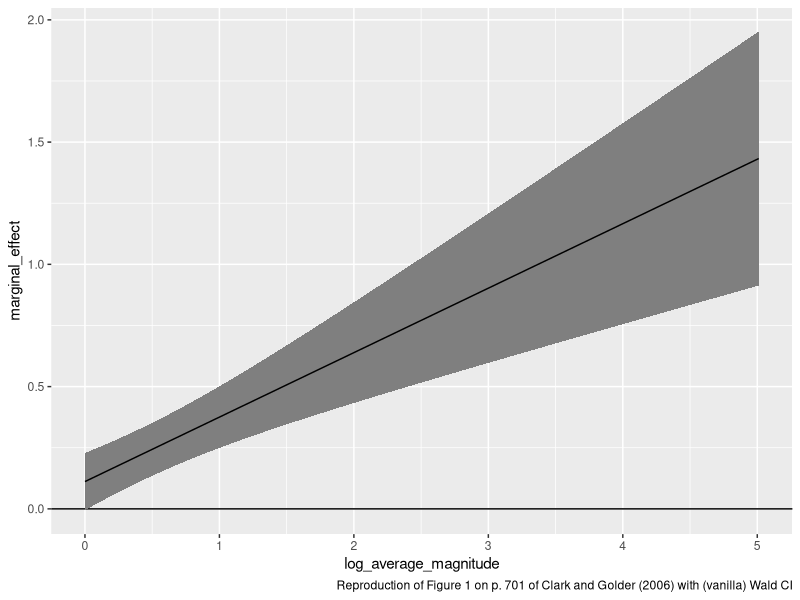
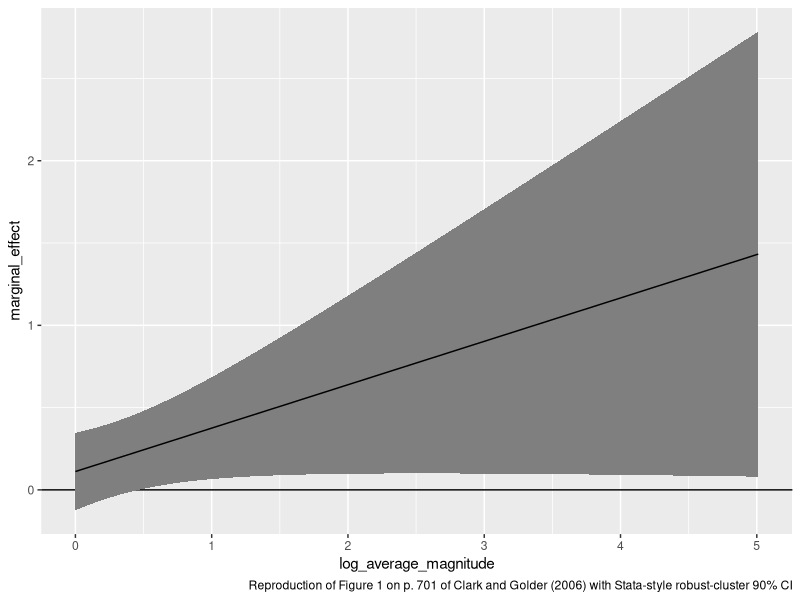
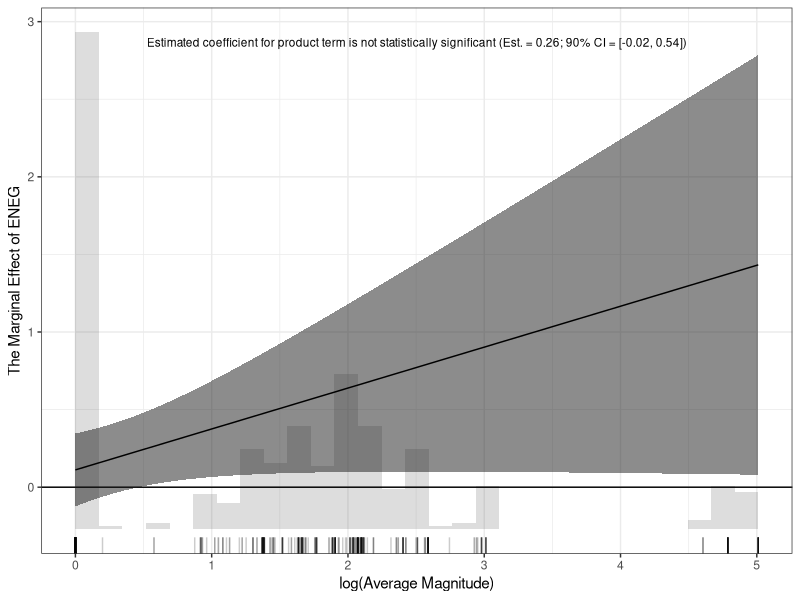
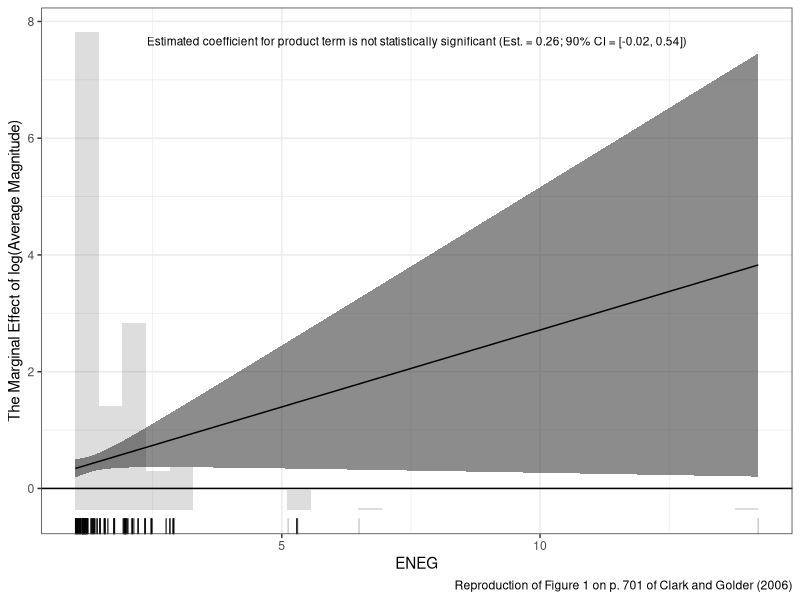

Generate these figures, in order, with R:
## ---- chunk 1
library(tidyverse)
## ---- chunk 2
# load data
cg <- read_csv("data/parties.csv") %>%
  filter(established_democracy == 1)  # keep only established democracies

# fit model; reproduces coefficients reported in Table 2, p. 698, 1946-2000 Established Democracys of Clark and Golder (2006)
fit <- lm(enep ~ eneg*log(average_magnitude) + eneg*upper_tier + en_pres*proximity, data = cg)

# extract estimates
beta_hat <- coef(fit)
sigma_hat <- vcov(fit)

# compute marginal effects and ses
z <- seq(min(log(cg$average_magnitude)), max(log(cg$average_magnitude)), length.out = 100)
me <- beta_hat["eneg"] + beta_hat["eneg:log(average_magnitude)"]*z
se <- sqrt(sigma_hat["eneg", "eneg"] + 
             (z^2)*sigma_hat["eneg:log(average_magnitude)", "eneg:log(average_magnitude)"] + 
             2*z*sigma_hat["eneg", "eneg:log(average_magnitude)"])

# put into tibble and plot
gg_data <- tibble(log_average_magnitude = z,
       marginal_effect = me, 
       se = se)
ggplot(gg_data, aes(x = log_average_magnitude,
                    y = marginal_effect,
                    ymin = marginal_effect - 1.64*se,
                    ymax = marginal_effect + 1.64*se)) + 
  geom_hline(yintercept = 0) + 
  geom_ribbon(fill = "grey50") + 
  geom_line() + 
  labs(caption = "Reproduction of Figure 1 on p. 701 of Clark and Golder (2006) with (vanilla) Wald CI")
## ---- chunk 3
# calculate cluster-robust standard errors Stata-style
M <- length(unique(cg$country))
N <- length(cg$country)
K <- fit$rank
dfc <- (M/(M - 1)) * ((N - 1)/(N - K))
uj <- apply(sandwich::estfun(fit), 2, function(x) tapply(x, cg$country, sum));
uj <- na.omit(uj)
sigma_hat <- dfc * sandwich::sandwich(fit, meat = crossprod(uj)/N)

# re-compute the standard errors of the marginal effect
se <- sqrt(sigma_hat["eneg", "eneg"] + 
             (z^2)*sigma_hat["eneg:log(average_magnitude)", "eneg:log(average_magnitude)"] + 
             2*z*sigma_hat["eneg", "eneg:log(average_magnitude)"])

# put into tibble and plot
gg_data <- tibble(log_average_magnitude = z,
       marginal_effect = me, 
       se = se)
ggplot(gg_data, aes(x = log_average_magnitude,
                    y = marginal_effect,
                    ymin = marginal_effect - 1.64*se,
                    ymax = marginal_effect + 1.64*se)) + 
  geom_hline(yintercept = 0) + 
  geom_ribbon(fill = "grey50") + 
  geom_line() + 
  labs(caption = "Reproduction of Figure 1 on p. 701 of Clark and Golder (2006) with Stata-style robust-cluster 90% CI")
## ---- chunk 4
# load data
cg <- read_csv("data/parties.csv") %>%
  filter(established_democracy == 1)  # keep only established democracies

# fit model; reproduces coefficients reported in Table 2, p. 698, 1946-2000 Established Democracys of Clark and Golder (2006)
fit <- lm(enep ~ eneg*log(average_magnitude) + eneg*upper_tier + en_pres*proximity, data = cg)

# extract coefficient estimates
beta_hat <- coef(fit)

# calculate cluster-robust standard errors Stata-style (rather than the vanilla vcov())
M <- length(unique(cg$country))
N <- length(cg$country)
K <- fit$rank
dfc <- (M/(M - 1)) * ((N - 1)/(N - K))
uj <- apply(sandwich::estfun(fit), 2, function(x) tapply(x, cg$country, sum));
uj <- na.omit(uj)
sigma_hat <- dfc * sandwich::sandwich(fit, meat = crossprod(uj)/N)

# compute marginal effects and ses
z <- seq(min(log(cg$average_magnitude)), max(log(cg$average_magnitude)), length.out = 100)
me <- beta_hat["eneg"] + beta_hat["eneg:log(average_magnitude)"]*z
se <- sqrt(sigma_hat["eneg", "eneg"] + 
             (z^2)*sigma_hat["eneg:log(average_magnitude)", "eneg:log(average_magnitude)"] + 
             2*z*sigma_hat["eneg", "eneg:log(average_magnitude)"])
gg_data <- tibble(log_average_magnitude = z,
       marginal_effect = me, 
       se = se)

# plot the marginal effects
gg0 <- ggplot(gg_data, aes(x = log_average_magnitude,
                    y = marginal_effect,
                    ymin = marginal_effect - 1.64*se,
                    ymax = marginal_effect + 1.64*se)) + 
  geom_hline(yintercept = 0) + 
  geom_ribbon(fill = "grey10", alpha = 0.5) + 
  geom_line() + 
  geom_rug(data = cg, aes(x = log(average_magnitude), 
                          y = NULL, ymin=NULL, ymax = NULL), 
           sides = "b", alpha = 0.2) + 
  labs(x = "log(Average Magnitude)",
       y = "The Marginal Effect of ENEG") + 
  theme_bw()

# now add the histogram; which is harder than I expected
# I used three steps
# 1. compute the bins and counts manually
# 2. grab the axis limits of the me plot
# 3. add the rectangles (rescaled appropriately) *underneath* the layers of the me plot

## first, compute the counts for each bin, manually 
x <- log(cg$average_magnitude)  # variable to histogram (makes code below easier to read)
n_breaks <- 30                  # number of breaks
breaks <- seq(from = min(x), 
              to = max(x), 
              length.out = n_breaks)
### a loop to compute the information for each bin (loop for correctness)
n_bins <- n_breaks - 1
lwr <- upr <- count <- numeric(n_bins)
for (i in 1:n_bins) {
  lwr[i] <- breaks[i]
  upr[i] <- breaks[i + 1]
  count[i] <- ifelse(i == 1, 
                  sum(x <= upr[i] & x >= lwr[i]),  # 1st bin is closed on both sides
                  sum(x <= upr[i] & x  > lwr[i]))  # subsequent bins are open on the left
}
gg_hist <- tibble(lwr, upr, count) %>%
  mutate(rescaled_count = count/max(count))  # rescale counts so that largest is one

## second, get the limits of the marginal effects plot
get_plot_limits <- function(plot) {
    gb = ggplot_build(plot)
    xmin = gb$layout$panel_params[[1]]$x.range[1]
    xmax = gb$layout$panel_params[[1]]$x.range[2]
    ymin = gb$layout$panel_params[[1]]$y.range[1]
    ymax = gb$layout$panel_params[[1]]$y.range[2]
    list(xmin = xmin, xmax = xmax, ymin = ymin, ymax = ymax)
}
lim0 <- get_plot_limits(gg0)


## third, nsert rectangles underneath current layers, rescaling bars to fit vertical axis

### a function to add a layer underneath
### ref: https://stackoverflow.com/questions/20249653/insert-layer-underneath-existing-layers-in-ggplot2-object
`-.gg` <- function(plot, layer) {
    if (missing(layer)) {
        stop("Cannot use `-.gg()` with a single argument. Did you accidentally put - on a new line?")
    }
    if (!is.ggplot(plot)) {
        stop('Need a plot on the left side')
    }
    plot$layers = c(layer, plot$layers)
    plot
}

### create an interaction term report to add to the top of the figure
est <- beta_hat["eneg:log(average_magnitude)"]
se <- sqrt(sigma_hat["eneg:log(average_magnitude)", "eneg:log(average_magnitude)"])
ci_upr <- est + 1.64*se
ci_lwr <- est - 1.64*se
interaction_report <- paste0("Estimated coefficient for product term is not statistically significant (Est. = ",
                             round(est, 2), "; 90% CI = [", round(ci_lwr, 2), ", ", round(ci_upr, 2), "])")
### add histogram and interaction report
gg0 -  # minus adds layer "underneath" the others
  geom_rect(data = gg_hist, aes(xmin = lwr, 
                                xmax = upr, 
                                ymin = 0 + lim0$ymin, 
                                ymax = 1.0*rescaled_count*(lim0$ymax - lim0$ymin)  + lim0$ymin, 
                                x = NULL, y = NULL), 
            alpha = 0.2)  + 
  # now add product term notes
  annotate("text", 
           x = (lim0$xmin + lim0$xmax)/2, 
           y = 0.98*(lim0$ymax - lim0$ymin) + lim0$ymin, 
           label = interaction_report, 
           size = 3)
## ---- chunk 5
# compute marginal effects and ses
z <- seq(min(cg$eneg), max(cg$eneg), length.out = 100)
me <- beta_hat["log(average_magnitude)"] + beta_hat["eneg:log(average_magnitude)"]*z
se <- sqrt(sigma_hat["log(average_magnitude)", "log(average_magnitude)"] + 
             (z^2)*sigma_hat["eneg:log(average_magnitude)", "eneg:log(average_magnitude)"] + 
             2*z*sigma_hat["log(average_magnitude)", "eneg:log(average_magnitude)"])
gg_data <- tibble(eneg = z,
       marginal_effect = me, 
       se = se)

gg0 <- ggplot(gg_data, aes(x = eneg,
                    y = marginal_effect,
                    ymin = marginal_effect - 1.64*se,
                    ymax = marginal_effect + 1.64*se)) + 
  geom_hline(yintercept = 0) + 
  geom_ribbon(fill = "grey10", alpha = 0.5) + 
  geom_line() + 
  geom_rug(data = cg, aes(x = eneg, 
                          y = NULL, ymin=NULL, ymax = NULL), 
           sides = "b", alpha = 0.2) + 
  labs(x = "ENEG",
       y = "The Marginal Effect of log(Average Magnitude)",
       caption = "Reproduction of Figure 1 on p. 701 of Clark and Golder (2006)") + 
  theme_bw()

# now add the histogram; which is harder than I expected
# I used three steps
# 1. compute the bins and counts manually
# 2. grab the axis limits of the me plot
# 3. add the rectangles (rescaled appropriately) *underneath* the layers of the me plot

## first, compute the counts for each bin, manually 
x <- cg$eneg  # variable to histogram (makes code below easier to read)
n_breaks <- 30                  # number of breaks
breaks <- seq(from = min(x), 
              to = max(x), 
              length.out = n_breaks)
### a loop to compute the information for each bin (loop for correctness)
n_bins <- n_breaks - 1
lwr <- upr <- count <- numeric(n_bins)
for (i in 1:n_bins) {
  lwr[i] <- breaks[i]
  upr[i] <- breaks[i + 1]
  count[i] <- ifelse(i == 1, 
                  sum(x <= upr[i] & x >= lwr[i]),  # 1st bin is closed on both sides
                  sum(x <= upr[i] & x  > lwr[i]))  # subsequent bins are open on the left
}
gg_hist <- tibble(lwr, upr, count) %>%
  mutate(rescaled_count = count/max(count))  # rescale counts so that largest is one

## second, get the limits of the marginal effects plot
get_plot_limits <- function(plot) {
    gb = ggplot_build(plot)
    xmin = gb$layout$panel_params[[1]]$x.range[1]
    xmax = gb$layout$panel_params[[1]]$x.range[2]
    ymin = gb$layout$panel_params[[1]]$y.range[1]
    ymax = gb$layout$panel_params[[1]]$y.range[2]
    list(xmin = xmin, xmax = xmax, ymin = ymin, ymax = ymax)
}
lim0 <- get_plot_limits(gg0)


## third, nsert rectangles underneath current layers, rescaling bars to fit vertical axis
## ref: https://stackoverflow.com/questions/20249653/insert-layer-underneath-existing-layers-in-ggplot2-object
`-.gg` <- function(plot, layer) {
    if (missing(layer)) {
        stop("Cannot use `-.gg()` with a single argument. Did you accidentally put - on a new line?")
    }
    if (!is.ggplot(plot)) {
        stop('Need a plot on the left side')
    }
    plot$layers = c(layer, plot$layers)
    plot
}

gg0 -  # minus adds layer "underneath" the others
  geom_rect(data = gg_hist, aes(xmin = lwr, 
                                xmax = upr, 
                                ymin = 0 + lim0$ymin, 
                                ymax = 1.0*rescaled_count*(lim0$ymax - lim0$ymin)  + lim0$ymin, 
                                x = NULL, y = NULL), 
            alpha = 0.2)  + 
  # now add product term notes
  annotate("text", 
           x = (lim0$xmin + lim0$xmax)/2, 
           y = 0.98*(lim0$ymax - lim0$ymin) + lim0$ymin, 
           label = interaction_report, 
           size = 3)
